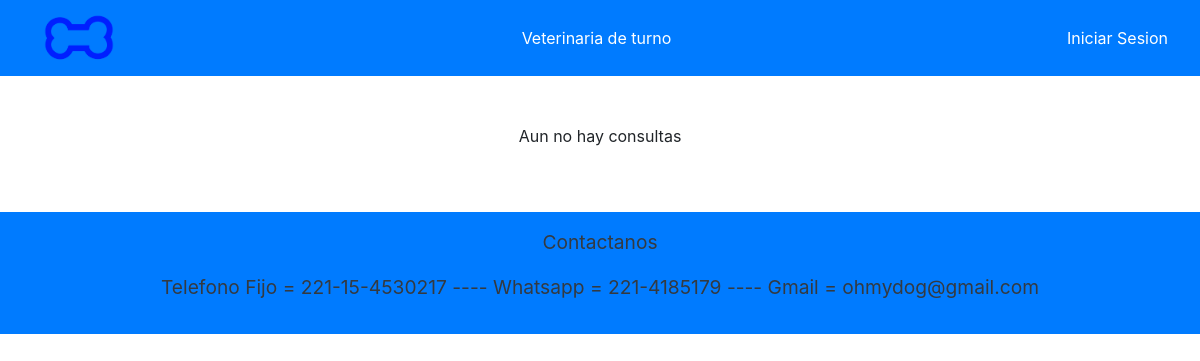
Page /notiContacto on the earlier database version.
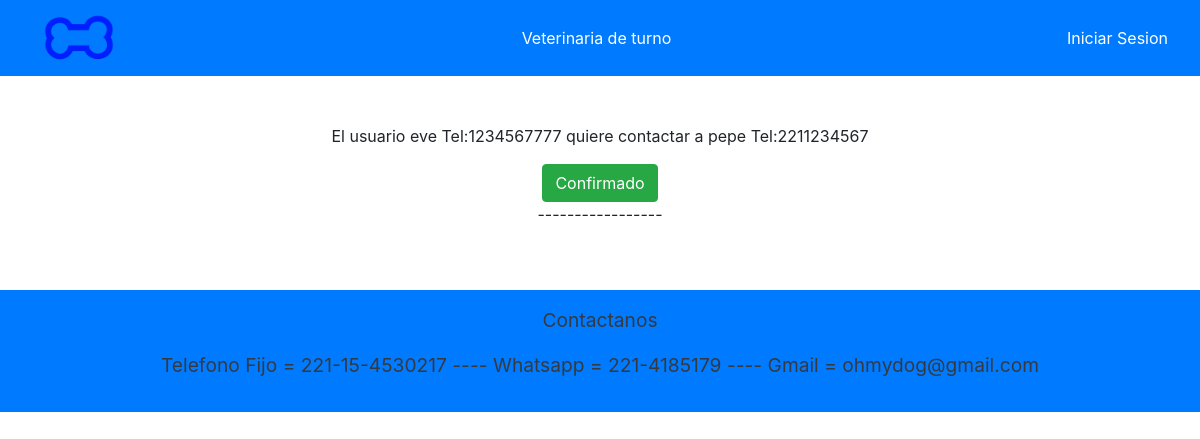
Same page on the later database version.
### APP/models.py (models this page shows)
class ContactoCuidador(models.Model):
    cuidador = models.CharField(max_length=30)
    usuario = models.CharField(max_length=30)
    telUsuario = models.IntegerField()
    telCuidador = models.IntegerField()
    def __str__(self):
        return f'El usuario {self.usuario} Tel:{self.telUsuario} quiere contactar a {self.cuidador} Tel:{self.telCuidador}'

### APP/views.py (the view)
# urls.py: path('notiContacto', views.notiContacto,name='notiContacto'),
def notiContacto(request):
    datosC = ContactoCuidador.objects.all()
    datosP = ContactoPaseador.objects.all()
    context ={
        'usuario':usuario,
        'paseadores':datosP,
        'cuidadores':datosC,
    }
    return render(request,'paginas/notiContactos.html', context)

### APP/templates/paginas/notiContactos.html (shortened to what this page needs)
{% extends 'paginas/base.html' %}
{% load static %}
{% block contenido %}
<div class="d-flex justify-content-center flex-column align-items-center">
    {% if cuidadores|length == 0 and paseadores|length == 0 %}
        <p>Aun no hay consultas</p>
    {% else %}
        {% for c in cuidadores %}
            <p>{{ c }}</p>
            <a href="./borrarNotiC/{{c.usuario}}/{{c.cuidador}}" class="btn btn-success">Confirmado</a>
            <p>-----------------</p>
        {% endfor %}
    {% endif %}
</div>
{% endblock %}

Differences in the rows shown:
added ContactoCuidador: usuario+telUsuario+cuidador "El usuario eve Tel:1234567777 quiere contactar a pepe Tel:2211234567"
Other differences:
text no longer shown: "Aun no hay consultas"
